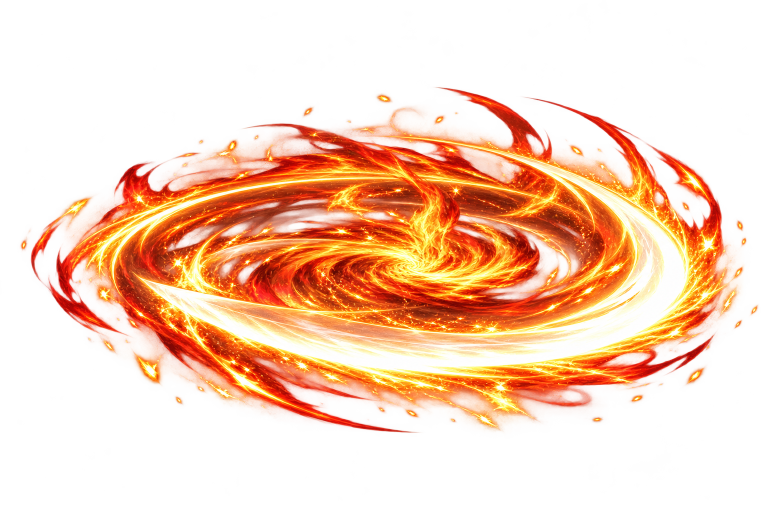
#> input picture docs/art/cinematic-combat-blade-original.png, 1536 x 1024 px (shown at 1/2 size); its folder holds 4 pictures in this run
$ python prepare-cinematic-combat-vfx.py
#> lines starting #> are read from the running program, lines starting #| are printed output that depends on the picture
"""Measure and pack four isolated VFX originals without neighboring artwork."""

import hashlib
import json
from pathlib import Path

from PIL import Image

ROOT = Path(__file__).resolve().parents[1]
GENERATED_SOURCES = {
    'blade': 'exec-3c790bab-e127-45cb-b45f-a0353ef43eca.png',
    'cold': 'exec-461fec54-b5e2-4ec1-9044-51e5c811d221.png',
    'lightning': 'exec-b8486ed5-b1cb-44a4-91aa-9e9871aa86e9.png',
    'fire': 'exec-746f80f0-c67b-42f0-93d0-7915b7e4dbd0.png',
}
CELL_SIZE = 512
MAX_EFFECT_SIZE = 464


def main():
    atlas = Image.new('RGBA', (1024, 1024))
#> atlas: PIL image 1024x1024 RGBA; every value is 0
    frames = []
    for index, family in enumerate(GENERATED_SOURCES):
        source = ROOT / f'docs/art/cinematic-combat-{family}-original.png'
        with Image.open(source) as original:
#> original is the input picture: PIL image 1536x1024 RGBA; mean R, G, B, A 140.1, 65.5, 27.5, 88
            image = original.convert('RGBA')
        alpha = image.getchannel('A')
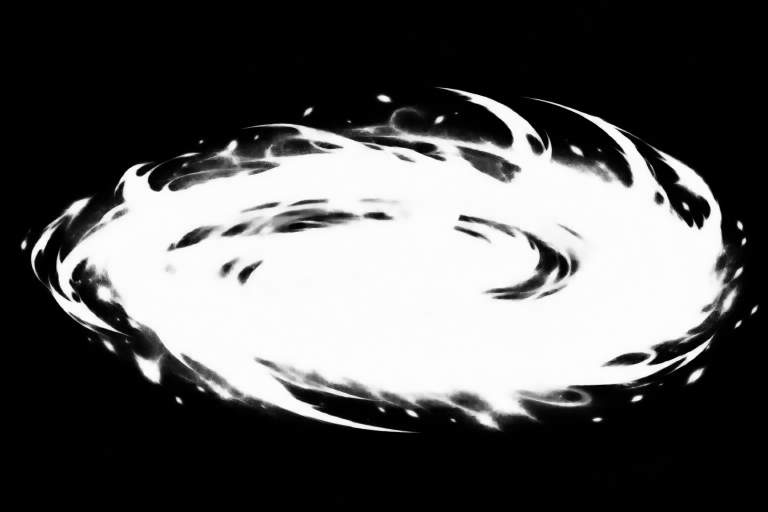
#> alpha: PIL image 1536x1024 L (shown at 1/2 size); min 0, max 254, mean 88
        edges = (
            (0, 0, image.width, 1),
            (0, image.height - 1, image.width, image.height),
            (0, 0, 1, image.height),
            (image.width - 1, 0, image.width, image.height),
        )
        # Reject a clipped effect. Sub-visible glow at an outer pixel is OK.
        if any(alpha.crop(edge).getextrema()[1] > 8 for edge in edges):
            raise ValueError(f'{family}: effect reaches the original edge')
        bounds = alpha.point(lambda value: 255 if value > 2 else 0).getbbox()
#> bounds = (37, 172, 1519, 871)
        if bounds is None:
            raise ValueError(f'{family}: missing effect')
        crop = image.crop(bounds)
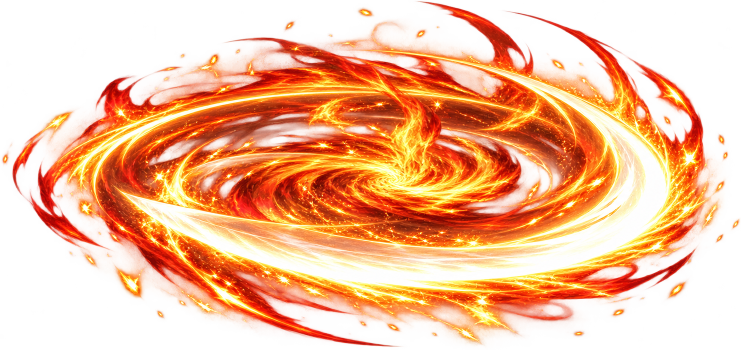
#> crop: PIL image 1482x699 RGBA (shown at 1/2 size); mean R, G, B, A 194.9, 93.8, 40.4, 133.5; transparent parts drawn white
        crop.thumbnail((MAX_EFFECT_SIZE, MAX_EFFECT_SIZE), Image.Resampling.LANCZOS)
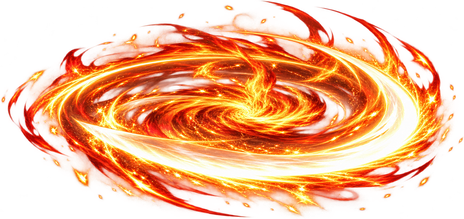
#> crop: PIL image 464x219 RGBA; mean R, G, B, A 167.2, 81.6, 36.8, 133.6; transparent parts drawn white
        position = (
            index % 2 * CELL_SIZE + (CELL_SIZE - crop.width) // 2,
            index // 2 * CELL_SIZE + (CELL_SIZE - crop.height) // 2,
        )
#> position = (24, 146)
        atlas.alpha_composite(crop, position)
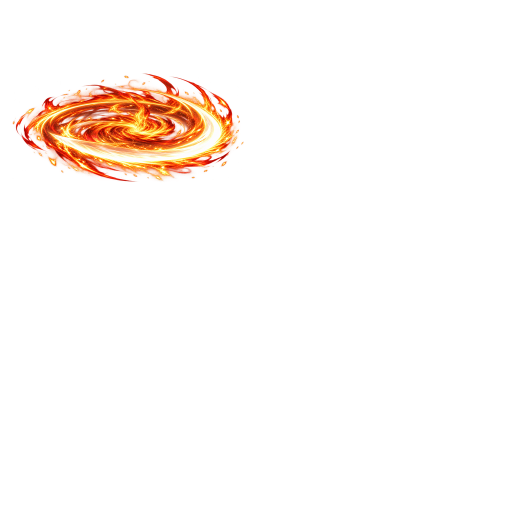
#> atlas: PIL image 1024x1024 RGBA (shown at 1/2 size); mean R, G, B, A 16.2, 7.9, 3.6, 12.9; transparent parts drawn white
        frames.append({
            'family': family,
            'generatedSource': GENERATED_SOURCES[family],
            'source': source.name,
            'sourceSha256': hashlib.sha256(source.read_bytes()).hexdigest(),
            'sourceRect': list(bounds),
            'packedRect': [*position, crop.width, crop.height],
        })
#> pass 2 of the loop in main, `for index, family in enumerate(GENERATED_SOURCES):`:
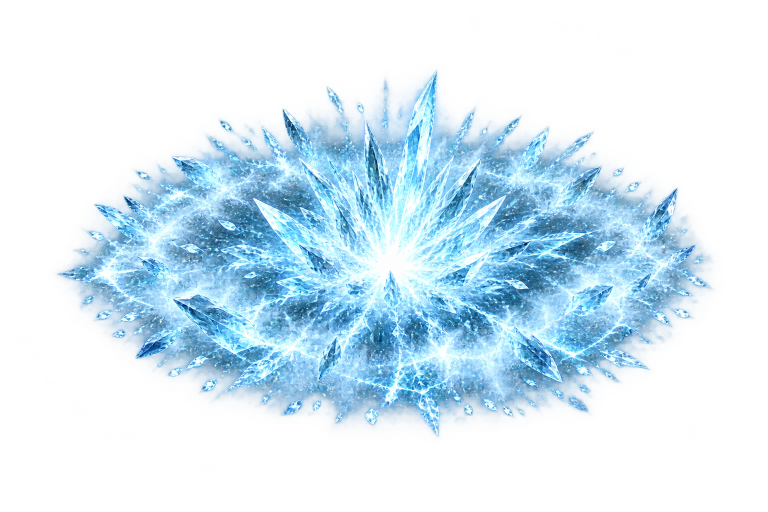
#> input picture docs/art/cinematic-combat-cold-original.png, 1536 x 1024 px (shown at 1/2 size)
#> in main, original is the input picture: PIL image 1536x1024 RGBA; mean R, G, B, A 65.9, 98.7, 119.1, 87.3
#> in main, `alpha = image.getchannel('A')`:
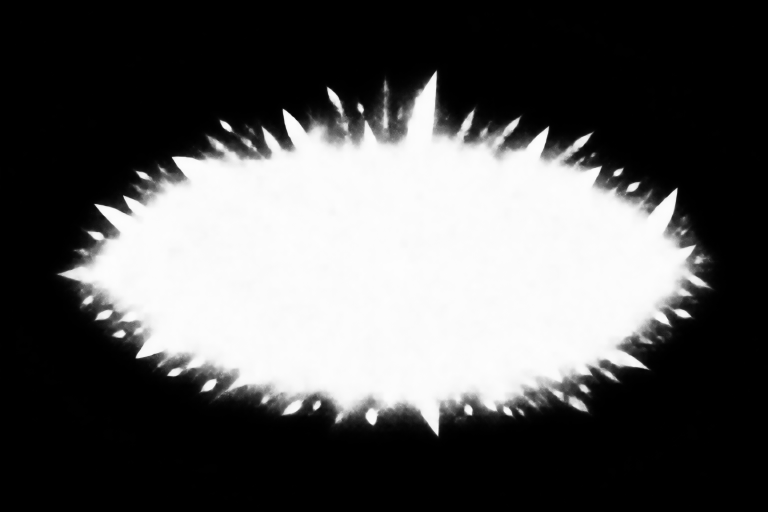
#> alpha: PIL image 1536x1024 L (shown at 1/2 size); min 0, max 253, mean 87.3
#> bounds = (101, 133, 1440, 882)
#> in main, `atlas.alpha_composite(crop, position)`:
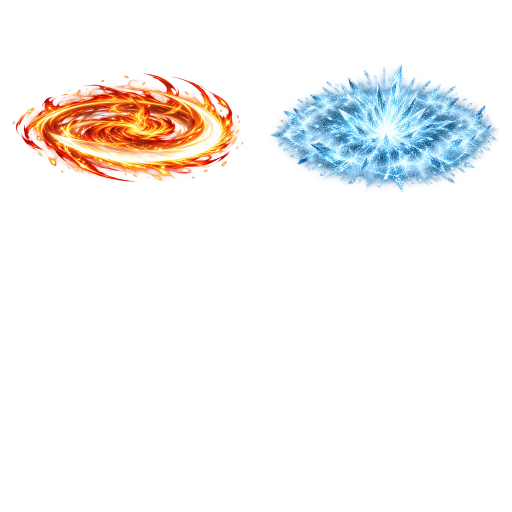
#> atlas: PIL image 1024x1024 RGBA (shown at 1/2 size); mean R, G, B, A 26.3, 22.7, 21.7, 28.7; transparent parts drawn white
#> pass 3 of the loop in main, `for index, family in enumerate(GENERATED_SOURCES):`:
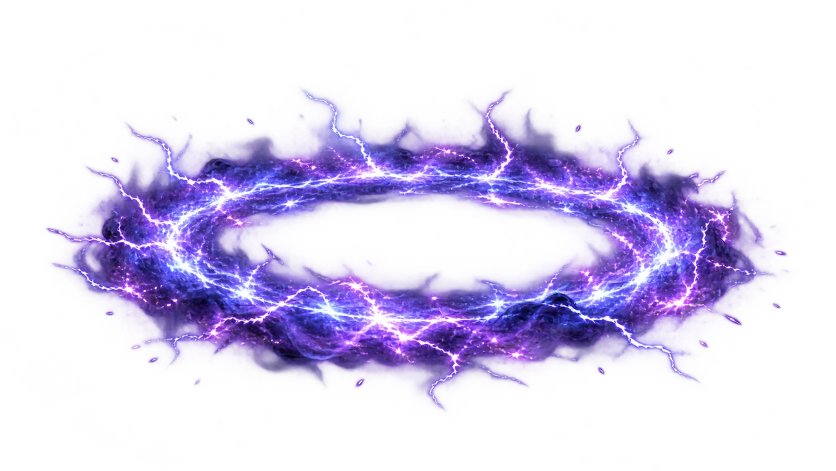
#> input picture docs/art/cinematic-combat-lightning-original.png, 1672 x 941 px (shown at 1/2 size)
#> in main, original is the input picture: PIL image 1672x941 RGBA; mean R, G, B, A 43.3, 29.4, 83.8, 62.4
#> in main, `alpha = image.getchannel('A')`:
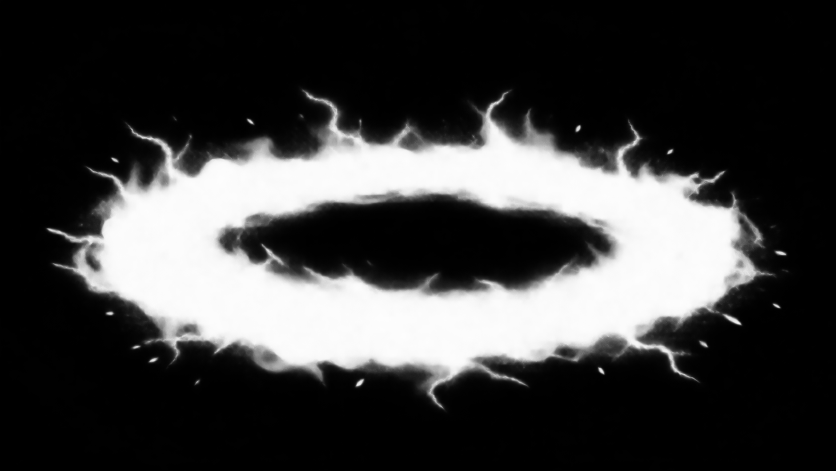
#> alpha: PIL image 1672x941 L (shown at 1/2 size); min 0, max 253, mean 62.4
#> bounds = (86, 167, 1590, 830)
#> in main, `atlas.alpha_composite(crop, position)`:
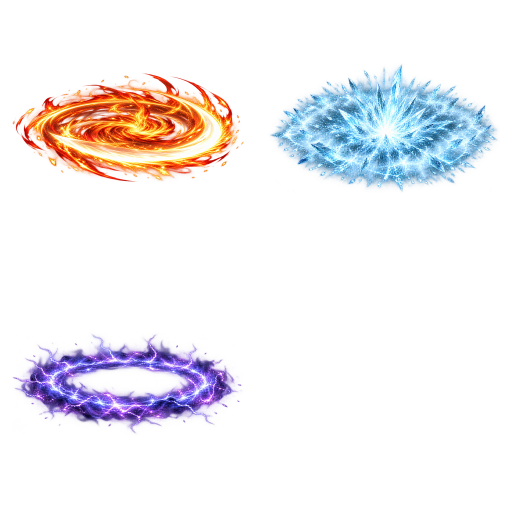
#> atlas: PIL image 1024x1024 RGBA (shown at 1/2 size); mean R, G, B, A 32.5, 26.9, 33.7, 37.6; transparent parts drawn white
#> the loop made 4 passes; the first 3 are shown
    output = ROOT / 'flutter_game/art/combat-illustrations.webp'
    atlas.save(output, lossless=True, method=6, exact=True)
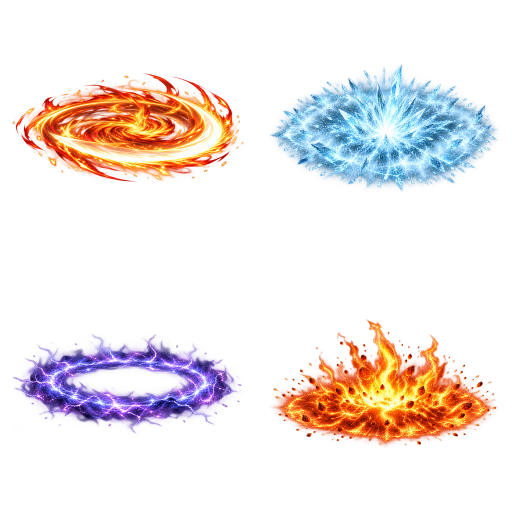
#> saved as combat-illustrations.webp: PIL image 1024x1024 RGBA (shown at 1/2 size); mean R, G, B, A 48.6, 34, 35.7, 50.2; transparent parts drawn white
    provenance = {
        'generator': 'image_gen',
        'packer': 'tools/prepare-cinematic-combat-vfx.py',
        'runtime': str(output.relative_to(ROOT)),
        'imageSize': [1024, 1024],
        'decodedRGBABytes': 4194304,
        'columns': 2,
        'rows': 2,
        'minimumTransparentPadding': (CELL_SIZE - MAX_EFFECT_SIZE) // 2,
        'camera': 'elevated quarter-view ground ellipses; upper-left light',
        'animation': 'live expansion, short afterimage and fade with existing particles and directional trails',
        'atlasSha256': hashlib.sha256(output.read_bytes()).hexdigest(),
        'frames': frames,
    }
    (ROOT / 'docs/art/cinematic-combat-vfx-provenance.json').write_text(
        json.dumps(provenance, indent=2) + '\n',
    )


if __name__ == '__main__':
    main()
